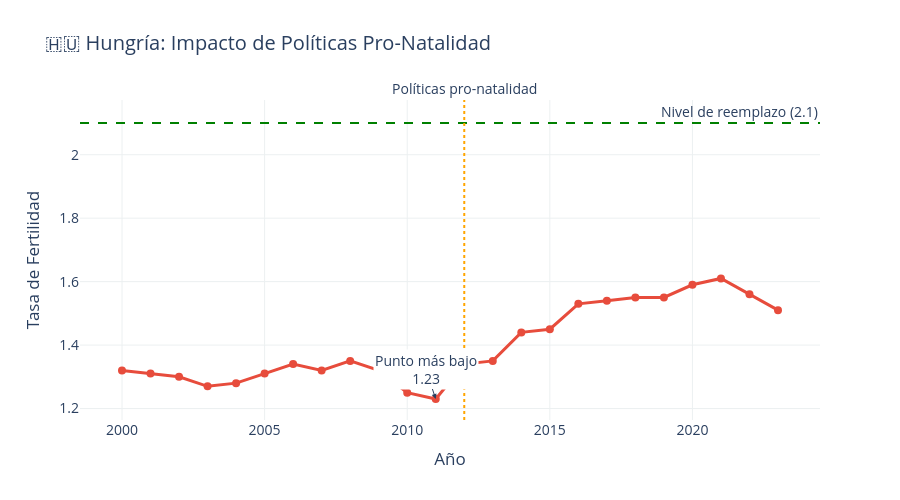

The code cell stored with this chart in its notebook:
### Code cell
# VISUALIZACIÓN: Caso Hungría - Políticas pro-natalidad
print("🇭🇺 Analizando el caso de Hungría...\n")

# Filtrar datos de Hungría
hungary = master[master['country'] == 'HUN'].sort_values('year')

# Crear gráfico interactivo
fig = go.Figure()

# Línea de fertilidad
fig.add_trace(go.Scatter(
    x=hungary['year'],
    y=hungary['fertility'],
    mode='lines+markers',
    name='Hungría',
    line=dict(color='#e74c3c', width=3),
    marker=dict(size=8),
    hovertemplate='<b>%{x}</b><br>Fertilidad: %{y:.2f}<extra></extra>'
))

# Nivel de reemplazo
fig.add_hline(y=2.1, line_dash="dash", line_color="green", 
              annotation_text="Nivel de reemplazo (2.1)")

# Marcar el punto de cambio de política (2012)
fig.add_vline(x=2012, line_dash="dot", line_color="orange",
              annotation_text="Políticas pro-natalidad", 
              annotation_position="top")

# Añadir anotaciones
fig.add_annotation(x=2011, y=1.23, text="Punto más bajo<br>1.23",
                   showarrow=True, arrowhead=2, bgcolor="white")

fig.update_layout(
    title='🇭🇺 Hungría: Impacto de Políticas Pro-Natalidad',
    xaxis_title='Año',
    yaxis_title='Tasa de Fertilidad',
    font=dict(size=14),
    hovermode='x unified',
    plot_bgcolor='white',
    height=500
)

fig.update_xaxes(showgrid=True, gridwidth=1, gridcolor='#ecf0f1')
fig.update_yaxes(showgrid=True, gridwidth=1, gridcolor='#ecf0f1')

fig.show()

# Análisis
min_year = hungary[hungary['fertility'] == hungary['fertility'].min()]['year'].values[0]
min_val = hungary['fertility'].min()
val_2023 = hungary[hungary['year'] == 2023]['fertility'].values[0]

print(f"📉 Punto más bajo: {min_val:.2f} en {min_year}")
print(f"📈 Valor en 2023: {val_2023:.2f}")
print(f"🔄 Recuperación desde el mínimo: {val_2023 - min_val:.2f} puntos")
print(f"⚠️  Pero aún {2.1 - val_2023:.2f} puntos por debajo del reemplazo")

### Figure 1 — Plotly figure (JSON) as saved in the notebook; plotly's stock layout.template omitted (floating-point values rounded to 4 significant figures)
{"data": [{"hovertemplate": "<b>%{x}</b><br>Fertilidad: %{y:.2f}<extra></extra>", "line": {"color": "#e74c3c", "width": 3}, "marker": {"size": 8}, "mode": "lines+markers", "name": "Hungría", "type": "scatter", "x": [2000, 2001, 2002, 2003, 2004, 2005, 2006, 2007, 2008, 2009, 2010, 2011, 2012, 2013, 2014, 2015, 2016, 2017, 2018, 2019, 2020, 2021, 2022, 2023], "y": [1.32, 1.31, 1.3, 1.27, 1.28, 1.31, 1.34, 1.32, 1.35, 1.32, 1.25, 1.23, 1.34, 1.35, 1.44, 1.45, 1.53, 1.54, 1.55, 1.55, 1.59, 1.61, 1.56, 1.51]}], "layout": {"annotations": [{"showarrow": false, "text": "Nivel de reemplazo (2.1)", "x": 1, "xanchor": "right", "xref": "x domain", "y": 2.1, "yanchor": "bottom", "yref": "y"}, {"showarrow": false, "text": "Políticas pro-natalidad", "x": 2012, "xanchor": "center", "xref": "x", "y": 1, "yanchor": "bottom", "yref": "y domain"}, {"arrowhead": 2, "bgcolor": "white", "showarrow": true, "text": "Punto más bajo<br>1.23", "x": 2011, "y": 1.23}], "font": {"size": 14}, "height": 500, "hovermode": "x unified", "plot_bgcolor": "white", "shapes": [{"line": {"color": "green", "dash": "dash"}, "type": "line", "x0": 0, "x1": 1, "xref": "x domain", "y0": 2.1, "y1": 2.1, "yref": "y"}, {"line": {"color": "orange", "dash": "dot"}, "type": "line", "x0": 2012, "x1": 2012, "xref": "x", "y0": 0, "y1": 1, "yref": "y domain"}], "title": {"text": "🇭🇺 Hungría: Impacto de Políticas Pro-Natalidad"}, "xaxis": {"gridcolor": "#ecf0f1", "gridwidth": 1, "showgrid": true, "title": {"text": "Año"}}, "yaxis": {"gridcolor": "#ecf0f1", "gridwidth": 1, "showgrid": true, "title": {"text": "Tasa de Fertilidad"}}}}
